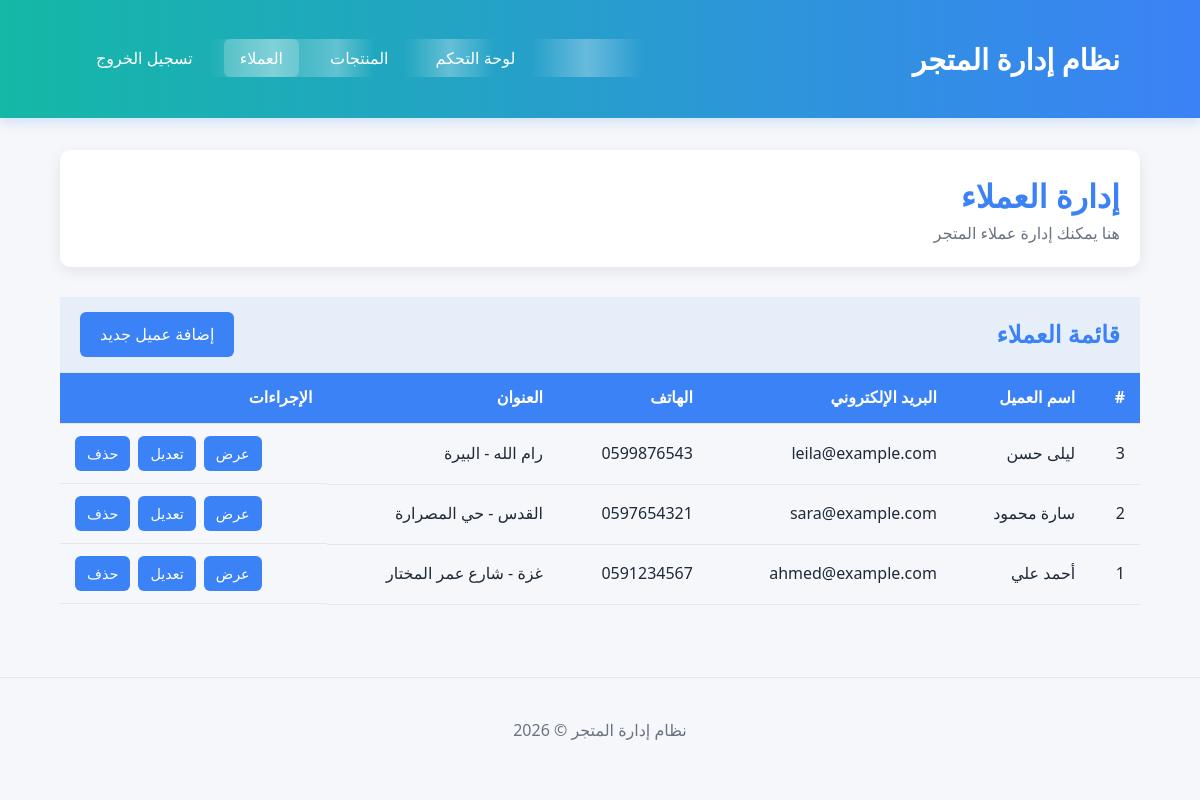
/customers.php (signed in), run on the app's committed database.
### tables this page shows
CREATE TABLE IF NOT EXISTS customers (
    id INT AUTO_INCREMENT PRIMARY KEY,
    name VARCHAR(255) NOT NULL,
    email VARCHAR(100) UNIQUE,
    phone VARCHAR(20),
    address TEXT
);

### customers.php (the view, shortened to what this page needs)
<?php
require_once 'config.php';
try {
    $stmt = $pdo->query("SELECT * FROM customers ORDER BY id DESC");
    $customers = $stmt->fetchAll();
} catch (PDOException $e) {
    die("خطأ في جلب العملاء: " . $e->getMessage());
}
?>
<!DOCTYPE html>
<html lang="ar" dir="rtl">
<head>
    <link rel="stylesheet" href="style.css">
</head>
<body>
    <header>
        <div class="container header-content">
            <div class="logo">نظام إدارة المتجر</div>
            <nav>
                <ul>
                    <li><a href="index.php">لوحة التحكم</a></li>
                    <li><a href="products.php">المنتجات</a></li>
                    <li><a href="customers.php" class="active">العملاء</a></li>
                    <li><a href="logout.php">تسجيل الخروج</a></li>
                </ul>
            </nav>
        </div>
    </header>
    <main class="container main-content">
        <div class="page-header">
            <h1>إدارة العملاء</h1>
            <p>هنا يمكنك إدارة عملاء المتجر</p>
        </div>
        <div class="content-header">
            <h2>قائمة العملاء</h2>
            <a href="customer_create.php" class="btn">إضافة عميل جديد</a>
        </div>
        <div class="table-container">
            <table class="data-table">
                <thead>
                    <tr>
                        <th>#</th>
                        <th>اسم العميل</th>
                        <th>البريد الإلكتروني</th>
                        <th>الهاتف</th>
                        <th>العنوان</th>
                        <th>الإجراءات</th>
                    </tr>
                </thead>
                <tbody>
                    <?php if (count($customers) > 0): ?>
                        <?php foreach ($customers as $customer): ?>
                            <tr>
                                <td><?php echo $customer['id']; ?></td>
                                <td><?php echo $customer['name']; ?></td>
                                <td><?php echo $customer['email']; ?></td>
                                <td><?php echo $customer['phone']; ?></td>
                                <td><?php echo $customer['address']; ?></td>
                                <td class="actions">
                                    <a href="customer_view.php?id=<?php echo $customer['id']; ?>" class="btn btn-sm">عرض</a>
                                    <a href="customer_edit.php?id=<?php echo $customer['id']; ?>" class="btn btn-sm">تعديل</a>
                                    <a href="customers.php?delete=<?php echo $customer['id']; ?>" class="btn btn-sm" onclick="return confirm('هل أنت متأكد من حذف هذا العميل؟')">حذف</a>
                                </td>
                            </tr>
                        <?php endforeach; ?>
                    <?php else: ?>
                        <tr>
                            <td colspan="6" style="text-align: center;">لا توجد عملاء</td>
                        </tr>
                    <?php endif; ?>
                </tbody>
            </table>
        </div>
    </main>
    <footer>
        <div class="container">
            <p>نظام إدارة المتجر &copy; <?php echo date('Y'); ?></p>
        </div>
    </footer>
</body>
</html>

### style.css (style rules this page uses)
* { margin: 0; padding: 0; box-sizing: border-box; font-family: 'Segoe UI', Tahoma, Geneva, Verdana, sans-serif; }
body { background-color: #F5F7FA; color: #1F2937; line-height: 1.6; direction: rtl; }
.container { width: 90%; max-width: 1200px; margin: 0 auto; padding: 20px; }
header { background: linear-gradient(to left, #3B82F6, #14B8A6); padding: 1rem 0; box-shadow: 0 4px 12px rgba(59, 130, 246, 0.2); position: sticky; top: 0; z-index: 100; animation: slideDown 0.5s ease; }
.header-content { display: flex; justify-content: space-between; align-items: center; }
.logo { font-size: 1.8rem; font-weight: bold; color: #fff; }
nav ul { display: flex; list-style: none; }
nav ul li { margin-right: 15px; }
nav ul li a { color: #fff; text-decoration: none; padding: 8px 16px; border-radius: 6px; transition: all 0.3s ease; position: relative; overflow: hidden; }
nav ul li a.active, nav ul li a:hover { background-color: rgba(255,255,255,0.2); }
nav ul li a::before { content: ''; position: absolute; top: 0; right: -100%; width: 100%; height: 100%; background: linear-gradient( 90deg, transparent, rgba(255,255,255,0.3), transparent ); transition: all 0.5s ease; }
.main-content { padding: 2rem 0; animation: fadeIn 0.8s ease; }
.page-header, .dashboard-card, .chart-container, .content-box, .form-container { background: #fff; border-radius: 10px; box-shadow: 0 4px 15px rgba(0,0,0,0.08); }
.page-header { margin-bottom: 30px; padding: 20px; }
.page-header h1, .dashboard-card h3, .chart-container h2, .content-header h2, .form-container h2 { color: #3B82F6; }
.page-header p { color: #6B7280; }
.content-header { display: flex; justify-content: space-between; align-items: center; padding: 15px 20px; background: rgba(59,130,246,.08); border-bottom: 1px solid #E5E7EB; }
.btn { display: inline-block; padding: 10px 20px; background: #3B82F6; color: #fff; border: none; border-radius: 6px; cursor: pointer; text-decoration: none; transition: .3s; }
.btn-sm { padding: 6px 12px; font-size: .9rem; }
.table-container { overflow-x: auto; }
.data-table { width: 100%; border-collapse: collapse; }
.data-table th, .data-table td { padding: 12px 15px; text-align: right; border-bottom: 1px solid #E5E7EB; }
.data-table th { background: #3B82F6; color: #fff; }
.actions { display: flex; gap: 8px; justify-content: flex-end; }
footer { text-align: center; padding: 20px 0; margin-top: 40px; border-top: 1px solid #E5E7EB; color: #6B7280; }

### data on the page
customers: id "3", name "ليلى حسن", email "leila@example.com", phone "0599876543", address "رام الله - البيرة"
customers: id "2", name "سارة محمود", email "sara@example.com", phone "0597654321", address "القدس - حي المصرارة"
customers: id "1", name "أحمد علي", email "ahmed@example.com", phone "0591234567", address "غزة - شارع عمر المختار"
